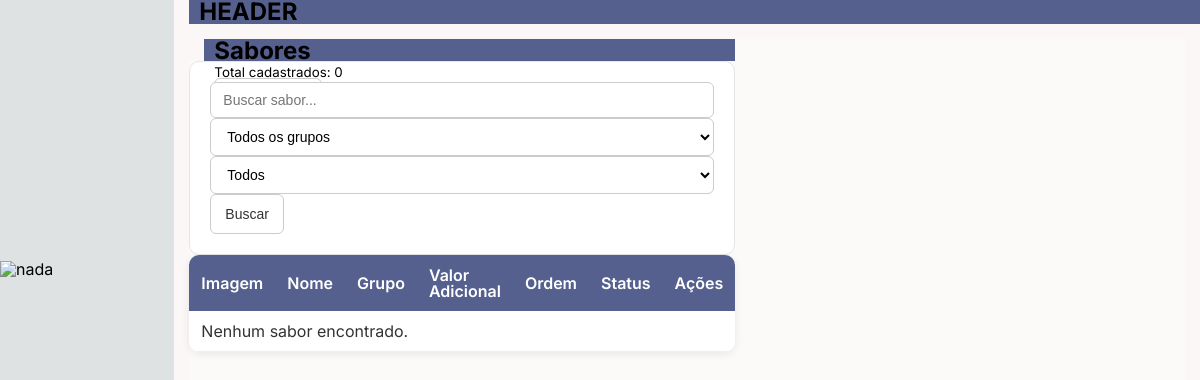
The page /cardapio/sabor/ (signed in) on the database as committed earlier.
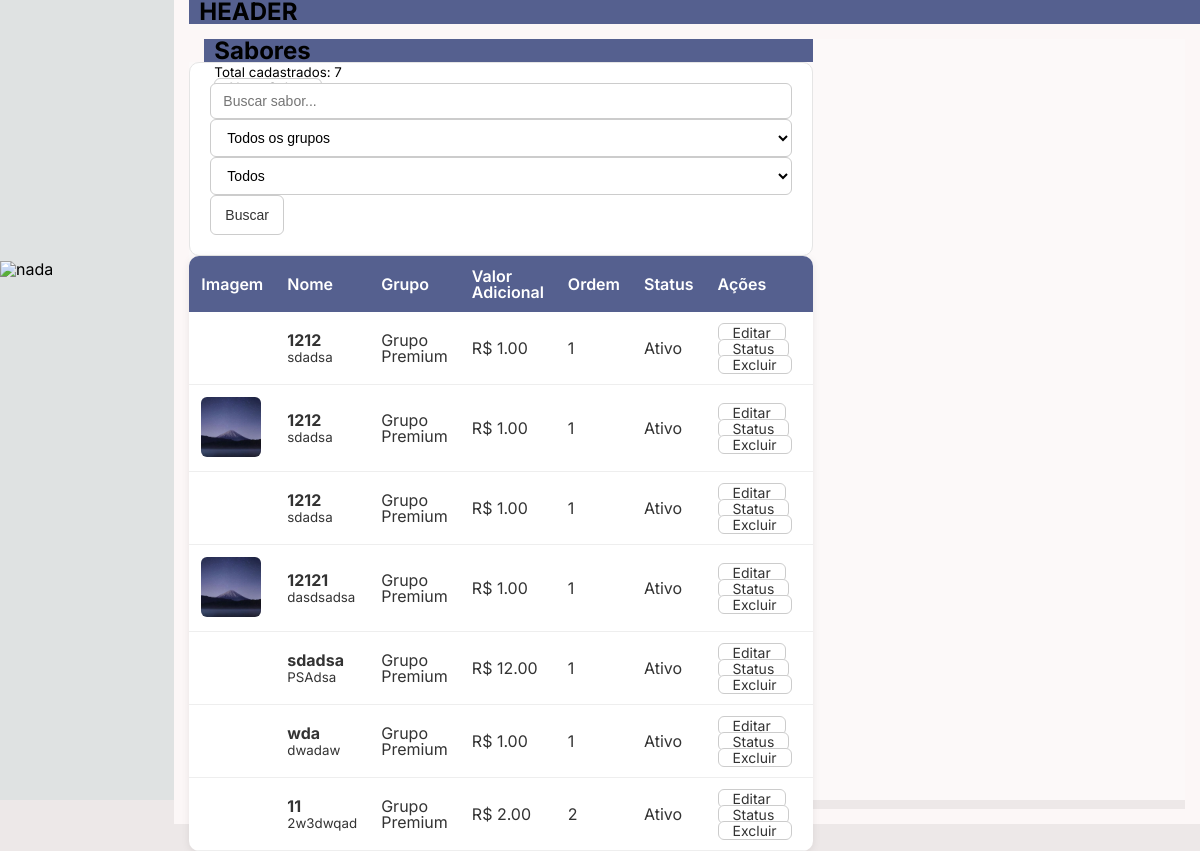
The same page on the database as committed later.
### Cardapio/models.py (models this page shows, shortened)
class Sabor(models.Model):
    loja = models.ForeignKey(
        Loja,
        on_delete=models.CASCADE,
        related_name="sabores"
    )
    grupo = models.ForeignKey(
        GrupoDeSabores,
        on_delete=models.PROTECT,
        related_name="sabores"
    )
    nome = models.CharField(max_length=120)
    descricao = models.TextField(blank=True)
    imagem = models.ImageField(
        upload_to="sabores/",
        blank=True,
        null=True
    )
    valor_adicional = models.DecimalField(
        max_digits=10,
        decimal_places=2,
        null=True
    )
    ativo = models.BooleanField(default=True)
    ordem = models.PositiveIntegerField()
    class Meta:
        ordering = ["ordem", "nome"]

class GrupoDeSabores(models.Model):
    loja = models.ForeignKey(
        Loja,
        on_delete=models.CASCADE,
        related_name="grupos_sabores"
    )
    descricao = models.TextField(blank=True)
    nome = models.CharField(max_length=60)
    ordem = models.PositiveIntegerField(default=0)
    ativo = models.BooleanField(default=True)
    class Meta:
        ordering = ["ordem", "nome"]

### Cardapio/views/views_sabor.py (the view)
def listar_sabores(request):
    loja = request.user.perfil.loja
    busca = request.GET.get("busca")
    grupo = request.GET.get("grupo")
    status = request.GET.get("status")
    sabores = Sabor.objects.filter(
        loja=loja
    ).select_related("grupo")
    if busca:
        sabores = sabores.filter(
            Q(nome__icontains=busca)
        )
    if grupo:
        sabores = sabores.filter(
            grupo_id=grupo
        )
    if status == "ativo":
        sabores = sabores.filter(
            ativo=True
        )
    elif status == "inativo":
        sabores = sabores.filter(
            ativo=False
        )
    paginator = Paginator(sabores, 15)
    page = request.GET.get("page")
    sabores = paginator.get_page(page)
    grupos = GrupoDeSabores.objects.filter(
        loja=loja,
        ativo=True
    )
    context = {
        "sabores": sabores,
        "grupos": grupos,
        "total": paginator.count,
    }
    return render(
        request,
        "sabor/sabor_listar.html",
        context,
    )

### Interface/context_processors.py (called while the page is built)
def menu_items(request):
    user = request.user
    menus = MenuItem.objects.prefetch_related('subitens')
    if not user.is_authenticated:
        for menu in menus:
            menu.subitens_permitidos = []
        return {'menus': menus}
    permissoes_ids = set(
        PermissaoView.objects.filter(
            pode_acessar=True
        ).filter(
            Q(usuario=user) | Q(grupo__in=user.groups.all())
        ).values_list("view_id", flat=True)
    )
    for menu in menus:
        menu.subitens_permitidos = [
            sub for sub in menu.subitens.all()
            if sub.view_id is None or sub.view_id in permissoes_ids
        ]
    return {'menus': menus}

def nav_top(request):
    return {'nav': NavTop.objects.all()}

### Cardapio/templates/sabor/sabor_listar.html (shortened to what this page needs)
{% extends "templates/base.html" %}
{% block content %}
<div class="content-header">
    <div>
        <h2>Sabores</h2>
        <small>Total cadastrados: {{ total }}</small>
    </div>
    <div>
        <a href="{% url 'sabor:novo' %}" class="btn btn-primary">
        </a>
    </div>
</div>
<form method="GET" class="form-filtro">
    <input
        type="text"
        name="busca"
        placeholder="Buscar sabor..."
        value="{{ request.GET.busca }}"
    >
    <select name="grupo">
        <option value="">Todos os grupos</option>
    </select>
    <select name="status">
        <option value="">Todos</option>
    </select>
    <button class="btn btn-primary">
        Buscar
    </button>
</form>
<table class="table">
    <thead>
        <tr>
            <th>Imagem</th>
            <th>Nome</th>
            <th>Grupo</th>
            <th>Valor Adicional</th>
            <th>Ordem</th>
            <th>Status</th>
            <th width="180">Ações</th>
        </tr>
    </thead>
    <tbody>
    {% for sabor in sabores %}
        <tr>
            <td>
                {% if sabor.imagem %}
                    <img
                        src="{{ sabor.imagem.url }}"
                        width="60"
                        height="60"
                        style="object-fit:cover;border-radius:6px;"
                    >
                {% endif %}
            </td>
            <td>
                <strong>{{ sabor.nome }}</strong>
                {% if sabor.descricao %}
                    <br>
                    <small>{{ sabor.descricao|truncatechars:50 }}</small>
                {% endif %}
            </td>
            <td>
                {{ sabor.grupo.nome }}
            </td>
            <td>
                R$ {{ sabor.valor_adicional }}
            </td>
            <td>
                {{ sabor.ordem }}
            </td>
            <td>
                {% if sabor.ativo %}
                    <span class="badge bg-success">
                        Ativo
                    </span>
                {% else %}
                    <span class="badge bg-danger">
                        Inativo
                    </span>
                {% endif %}
            </td>
            <td>
                <a
                    href="{% url 'sabor:editar' sabor.id %}"
                    class="btn btn-warning btn-sm"
                >
                    Editar
                </a>
                <a
                    href="{% url 'sabor:status' sabor.id %}"
                    class="btn btn-secondary btn-sm"
                >
                    Status
                </a>
                <a
                    href="{% url 'sabor:excluir' sabor.id %}"
                    class="btn btn-danger btn-sm"
                    onclick="return confirm('Deseja excluir este sabor?')"
                >
                    Excluir
                </a>
            </td>
        </tr>
    {% empty %}
        <tr>
            <td colspan="7">
                Nenhum sabor encontrado.
            </td>
        </tr>
    {% endfor %}
    </tbody>
</table>
{% endblock %}

Rows that differ between the two databases and show on the page:
added Sabor: nome "1212", descricao "sdadsa", grupo.nome "Grupo Premium", valor_adicional "1.00", ordem "1", ativo "Ativo"
added Sabor: imagem (picture), nome "1212", descricao "sdadsa", grupo.nome "Grupo Premium", valor_adicional "1.00", ordem "1", ativo "Ativo"
added Sabor: nome "1212", descricao "sdadsa", grupo.nome "Grupo Premium", valor_adicional "1.00", ordem "1", ativo "Ativo"
added Sabor: imagem (picture), nome "12121", descricao "dasdsadsa", grupo.nome "Grupo Premium", valor_adicional "1.00", ordem "1", ativo "Ativo"
added Sabor: nome "sdadsa", descricao "PSAdsa", grupo.nome "Grupo Premium", valor_adicional "12.00", ordem "1", ativo "Ativo"
added Sabor: nome "wda", descricao "dwadaw", grupo.nome "Grupo Premium", valor_adicional "1.00", ordem "1", ativo "Ativo"
added Sabor: nome "11", descricao "2w3dwqad", grupo.nome "Grupo Premium", valor_adicional "2.00", ordem "2", ativo "Ativo"
Other text that changed with them:
{{ total }}: "0" → "7"
text no longer shown: "Nenhum sabor encontrado."
